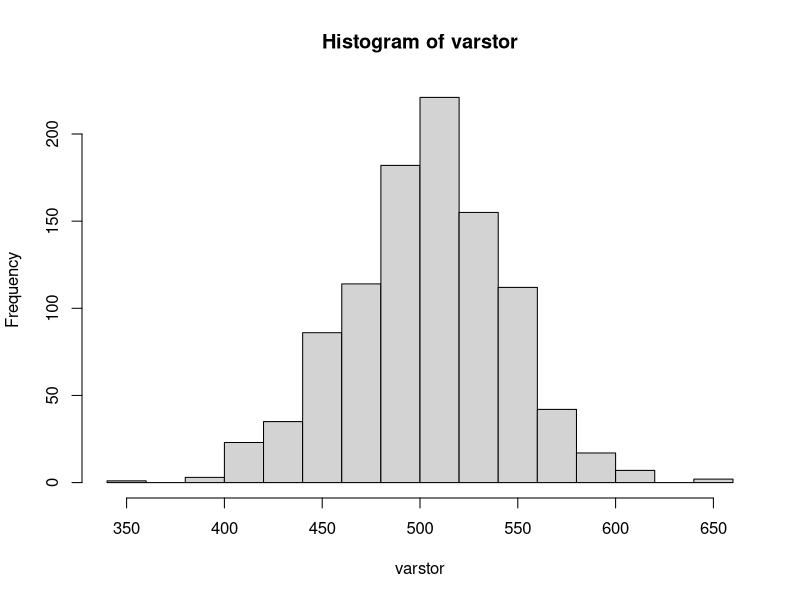

The R source for this figure:
## ---- chunk 1
days=1:365
count=1135 # number of times the bet was made
repeatn=1000
varstor=numeric()
for (j in 1:repeatn) {
brownlow = 0
for (i in 1:count) {
  sam=sample(days,size=35,replace =T)
  y=duplicated(sam)
  if (sum(y)>0) brownlow=brownlow+1
  else brownlow = brownlow - 2
}
varstor[j]=brownlow
}
hist(varstor)
var(varstor)
print(paste('average return = ', mean(varstor)))
## ---- chunk 2
varSorted = sort(varstor)
LCL = varSorted[25]
UCL = varSorted[975]
print(paste('UCL = ',UCL,'LCL = ',LCL))


